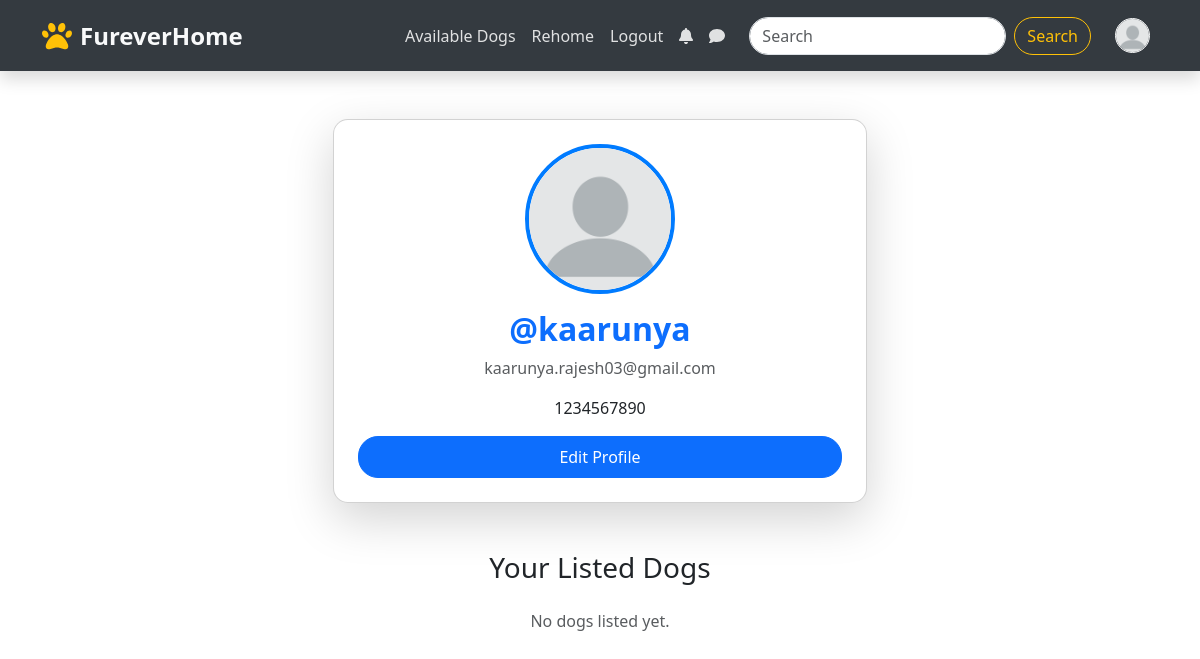
Page /profile/1/ (signed in) on the committed database.
### dogAdoptionapp/models.py (models this page shows, shortened)
class CustomUser(AbstractUser):
    USER_TYPES = [
        ('admin', 'Admin'),
        ('user', 'User'),
    ]
    user_type = models.CharField(max_length=10, choices=USER_TYPES, default='user')
    phNo = models.CharField(max_length=15, null=True, blank=True)
    profile_pic = models.ImageField(upload_to='profile_pics/', null=True, blank=True)
    is_verified = models.BooleanField(default=False)

### dogAdoptionapp/views.py (the view)
# urls.py: path('profile/<int:id>/', views.profile, name='profile'),
@login_required
def profile(request, id):
    data=CustomUser.objects.get(id=id)
    a = Dog.objects.filter(owner=request.user)
    return render(request, 'profile.html', {'data':data,'data1':a})

### dogAdoptionapp/context_processors.py (called while the page is built)
def notification_counts(request):
    pending_count = 0
    message_count = 0
    if request.user.is_authenticated:
        pending_count = AdoptionRequest.objects.filter(owner=request.user, status="Pending", seen=False).count()
        message_count = Message.objects.filter(recipient=request.user, is_read=False).count()
    return {
        "pending_requests_count": pending_count,
        "new_message_count": message_count,
    }

### template/profile.html (shortened to what this page needs)
{% extends 'mainBase.html' %}
{% load static %}
{% block content %}
<div class="container my-5">
    <div class="row justify-content-center">
        <div class="col-md-6">
            <div class="card shadow-lg p-4 text-center profile-card">
                <div class="mb-3">
                    {% if user.profile_pic %}
                        <img src="{{ user.profile_pic.url }}" alt="Profile Picture" class="profile-img">
                    {% else %}
                        <img src="{% static 'img/default_profile.webp' %}" alt="Default Profile" class="profile-img">
                    {% endif %}
                </div>
                <h2 class="text-primary fw-bold">@{{ user.username }}</h2>
                <p class="text-muted">{{ user.email }}</p>
                <p> {{ user.phNo }}</p>
                <a href="{% url 'edit_profile' %}" class="btn btn-primary edit-profile-btn">
                     Edit Profile
                </a>
            </div>
        </div>
    </div>
</div>
<div class="container mt-5">
    <h3 class="text-center mb-4">Your Listed Dogs</h3>
    <div class="row">
        {% for x in data1 %}
        <div class="col-lg-3 col-md-6 col-sm-12 mb-4">
            <div class="card dog-card">
                <img src="{{ x.dog_image.url }}" class="card-img-top dog-img" alt="Dog Image">
                <div class="card-body text-center">
                    <h5 class="card-title">{{ x.dog_name }}</h5>
                    <p class="text-muted">Breed: {{ x.breed }}</p>
                    <div class="button-group">
                    <a href="/edit/{{ x.id }}" class="btn btn-primary edit-btn">
                        <i class="bi bi-pencil"></i> Edit
                    </a>
                    <a href="/delete/{{ x.id }}" class="btn btn-danger del-btn">
                        <i class="bi bi-trash"></i> Delete
                    </a>
                </div>
                </div>
            </div>
        </div>
        {% empty %}
        <p class="text-center text-muted">No dogs listed yet.</p>
        {% endfor %}
    </div>
</div>
{% endblock %}

### template/profile.html (style rules this page uses)
.profile-card { border-radius: 15px; background: #ffffff; transition: transform 0.2s; }
.profile-img { width: 150px; height: 150px; object-fit: cover; border-radius: 50%; border: 4px solid #007bff; transition: transform 0.3s ease-in-out; }
.edit-profile-btn { padding: 8px 20px; border-radius: 20px; transition: background 0.3s ease-in-out; }

### rows in the picture
CustomUser: username "kaarunya", email "kaarunya.rajesh03@gmail.com", phNo "1234567890"
